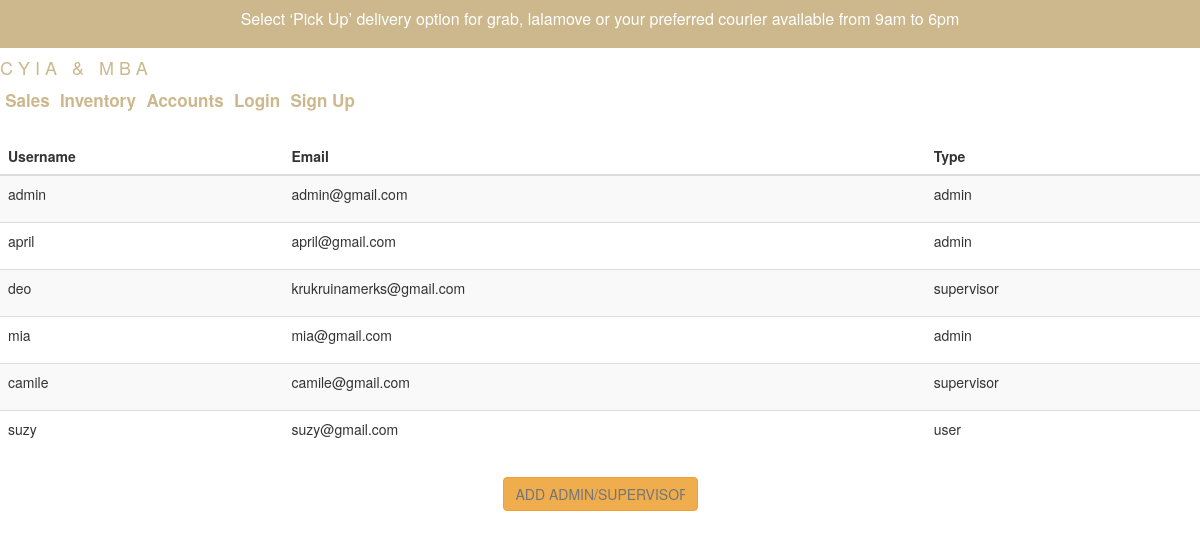
The page /accounts.php on the database its author committed.
### tables this page shows
CREATE TABLE `users` (
  `usersId` int(11) NOT NULL,
  `usersName` varchar(128) NOT NULL,
  `usersEmail` varchar(128) NOT NULL,
  `usersUid` varchar(128) NOT NULL,
  `usersPwd` varchar(128) NOT NULL,
  `type` varchar(55) NOT NULL
);

### web/accounts.php (the view, shortened to what this page needs)
<?php
	include_once 'header2.php';
    $sql = "SELECT * FROM users";
    $result = mysqli_query($conn, $sql);
?>
<html>
    <head>
    </head>
    <body>
    <table class='table table-striped'><center>
            <thead>
                <tr>
                    <th>Username</th>
                    <th>Email</th>
                    <th>Type</th>
                </tr>
            </thead>
            <tbody>
                <?php
                    while ($row = mysqli_fetch_array($result)) {
                        echo "<tr>";
                        echo "<td><p>".$row['usersName']."</p></td>";
                        echo "<td><p>".$row['usersEmail']."</p></td>";
                        echo "<td><p>".$row['type']."</p></td>";
                    }
                ?>
            </tbody>
            </center></table>
            <center><a href='add1.php'><input id='e' class='btn btn-warning' placeholder='Add Admin/Supervisor'></a></center><br><br>
    </body>
</html>

### web/styles2.css (style rules this page uses)
* { padding:0; margin:0; box-sizing: border-box; }
.btn { display: inline-block; background:#cfaea7; color:#fff; padding:10px 20px; border-radius: 5px; text-transform: uppercase; text-decoration: none; }
#e { margin:0%; }

### rows shown on the page
users: usersName "admin", usersEmail "admin@gmail.com", type "admin"
users: usersName "april", usersEmail "april@gmail.com", type "admin"
users: usersName "deo", usersEmail "krukruinamerks@gmail.com", type "supervisor"
users: usersName "mia", usersEmail "mia@gmail.com", type "admin"
users: usersName "camile", usersEmail "camile@gmail.com", type "supervisor"
users: usersName "suzy", usersEmail "suzy@gmail.com", type "user"
